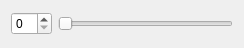
<?xml version="1.0" encoding="UTF-8"?>
<ui version="4.0">
 <class>Slider</class>
 <widget class="QWidget" name="Slider">
  <property name="geometry">
   <rect>
    <x>0</x>
    <y>0</y>
    <width>244</width>
    <height>48</height>
   </rect>
  </property>
  <property name="windowTitle">
   <string>Form</string>
  </property>
  <layout class="QHBoxLayout" name="horizontalLayout">
   <item>
    <widget class="QSpinBox" name="spinBox"/>
   </item>
   <item>
    <widget class="QSlider" name="horizontalSlider">
     <property name="orientation">
      <enum>Qt::Horizontal</enum>
     </property>
    </widget>
   </item>
  </layout>
 </widget>
 <resources/>
 <connections/>
</ui>
